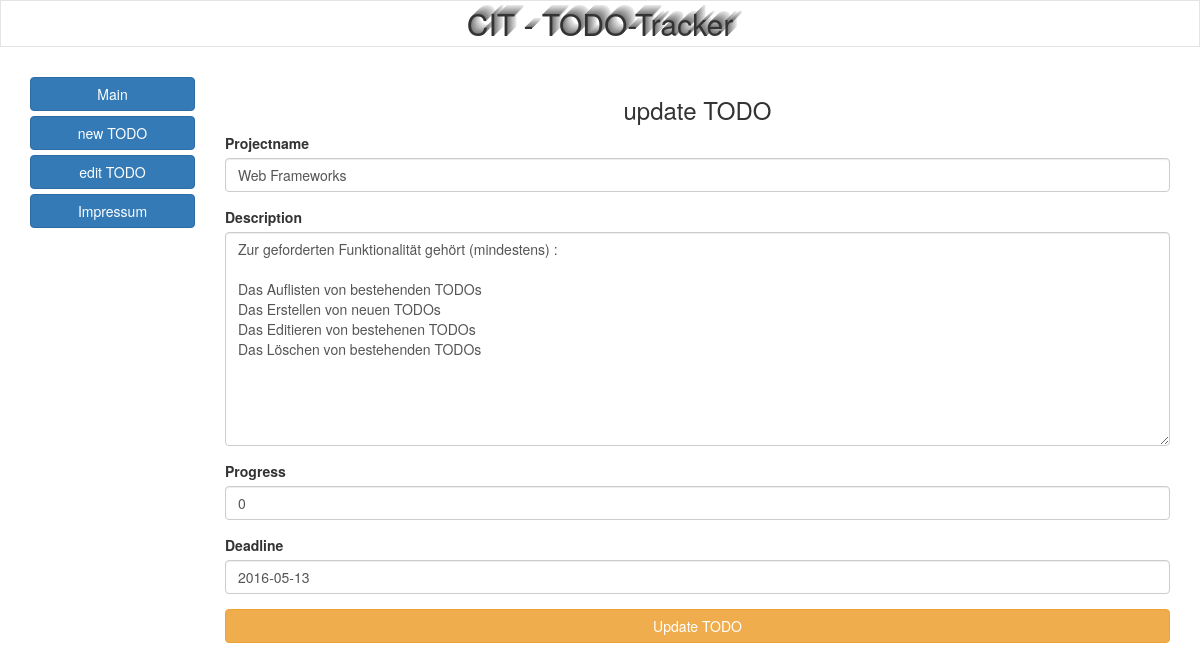
The page /update_todo/31/ on the database as committed earlier.
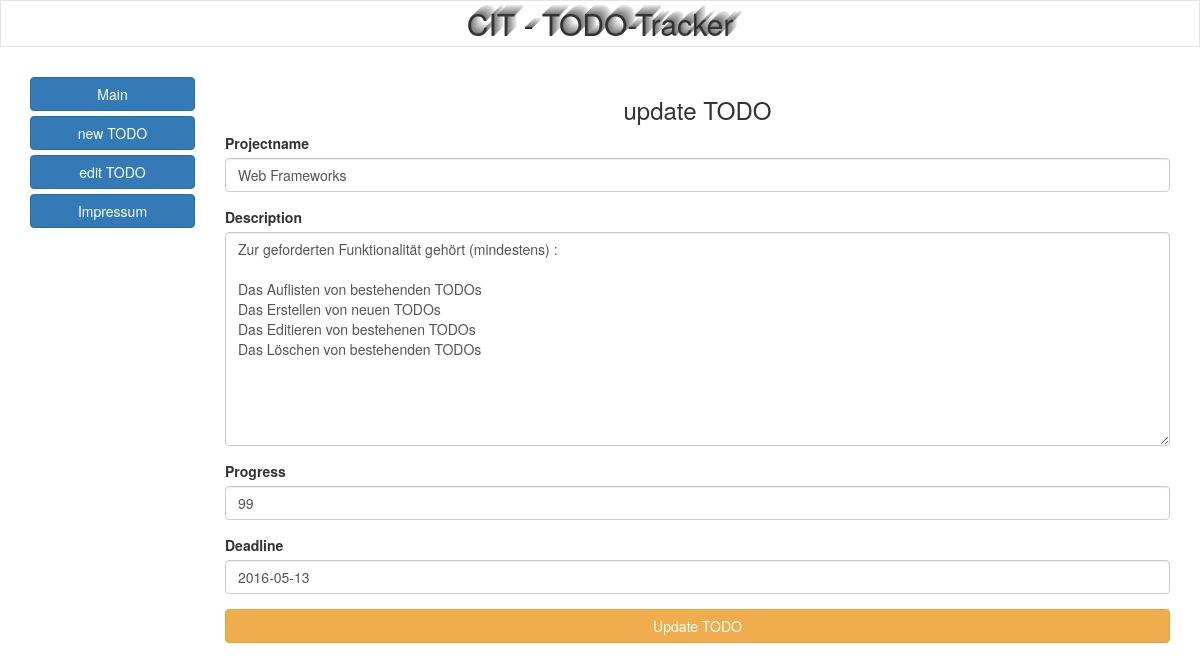
The same page on the database as committed later.
### home/models.py (models this page shows, shortened)
class Todo(models.Model):
    projectname = models.CharField(max_length=100)
    description = models.TextField(max_length=500)
    progress = models.SmallIntegerField(default=0, validators=[MinValueValidator(0), MaxValueValidator(100)])
    deadline = models.DateField(blank=True, null=True)
    created_date = models.DateTimeField(default=timezone.now)

### home/views.py (the view)
# urls.py: url(r'^update_todo/(?P<pk>\d+)/$', views.update_todo, name='update_todo'),
def update_todo(request, pk):
    if request.method == "POST":
        form = TodoUpdateForm(request.POST)
        if form.is_valid():
            todo = Todo.objects.get(pk=pk)
            todo.projectname = request.POST['projectname']
            todo.description = request.POST['description']
            todo.progress = request.POST['progress']
            todo.deadline = request.POST['deadline']
            todo.save()
            todos = Todo.objects.order_by('created_date')
            return render(request, 'index.html', {'todos': todos})
    else:
        todo = Todo.objects.get(pk=pk)
        form = TodoUpdateForm(initial={'pk': todo.pk, 'projectname': todo.projectname, 'description': todo.description,
                                'progress': todo.progress, 'deadline': todo.deadline,
                                'created_date': todo.created_date})
        context = {'form': form, 'update_todo': True}
        return render(request, 'updatetodo.html', context)

### home/forms.py
class TodoUpdateForm(ModelForm):
    class Meta:
        model = Todo
        include = ('projectname', 'description', 'progress', 'deadline')
        exclude = ('pk', 'created_date')

### templates/updatetodo.html (shortened to what this page needs)
<!DOCTYPE html>
<html lang="de">
  <head>
      {% load staticfiles %}
    <link href="{% static 'css/bootstrap.min.css' %}" rel="stylesheet">
    <link rel="stylesheet" type="text/css" href="{% static 'css/style.css' %}">
  </head>
  <body>
      <h2>CIT - TODO-Tracker</h2>
    <div class="container">
      <div class="row">
        <div class="col-md-2">
            {% load bootstrap3 %}
            {% buttons %}
            {% bootstrap_button "Main" button_type="link" icon="glyphicon glyphicon-menu-right" href="/" button_class="btn btn-primary btn-block" %}
            {% bootstrap_button "new TODO" button_type="link" icon="glyphicon glyphicon-menu-right" href="/create_todo" button_class="btn btn-primary btn-block" %}
            {% bootstrap_button "edit TODO" button_type="link" icon="glyphicon glyphicon-menu-right" href="/edit_todo" button_class="btn btn-primary btn-block" %}
            {% bootstrap_button "Impressum" button_type="link" icon="glyphicon glyphicon-menu-right" href="/impressum" button_class="btn btn-primary btn-block" %}
            {% endbuttons %}
        </div>
        <div class="col-md-10">
        <h3>update TODO</h3>
          {% load bootstrap3 %}
        <form method="POST" class="form">{% csrf_token %}
           {% bootstrap_form form %}
          {% buttons %}
            {% bootstrap_button "Update TODO" button_type="submit" icon="refresh" button_class="btn btn-warning  btn-block" name="update" value="updatetodo" %}
          {% endbuttons %}
        </form>
        </div>
      </div>
    </div>
  </body>
</html>

Rows that differ between the two databases and show on the page:
changed Todo "Web Frameworks": progress "0" → "99"
